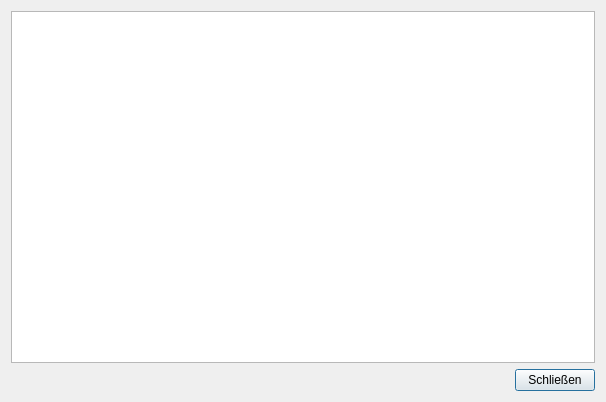
<?xml version="1.0" encoding="UTF-8"?>
<ui version="4.0">
 <class>Dialog</class>
 <widget class="QDialog" name="Dialog">
  <property name="windowModality">
   <enum>Qt::NonModal</enum>
  </property>
  <property name="geometry">
   <rect>
    <x>0</x>
    <y>0</y>
    <width>606</width>
    <height>402</height>
   </rect>
  </property>
  <property name="windowTitle">
   <string>Container 1/2 Input Übersicht</string>
  </property>
  <property name="modal">
   <bool>false</bool>
  </property>
  <layout class="QGridLayout" name="gridLayout">
   <item row="6" column="1" colspan="2">
    <layout class="QHBoxLayout" name="horizontalLayout">
     <item>
      <spacer name="horizontalSpacer">
       <property name="orientation">
        <enum>Qt::Horizontal</enum>
       </property>
       <property name="sizeHint" stdset="0">
        <size>
         <width>40</width>
         <height>20</height>
        </size>
       </property>
      </spacer>
     </item>
     <item>
      <widget class="QPushButton" name="pushButtonClose">
       <property name="text">
        <string>Schließen</string>
       </property>
      </widget>
     </item>
    </layout>
   </item>
   <item row="0" column="1" colspan="2">
    <widget class="QTableWidget" name="tableWidget"/>
   </item>
  </layout>
 </widget>
 <tabstops>
  <tabstop>pushButtonClose</tabstop>
 </tabstops>
 <resources/>
 <connections/>
</ui>
